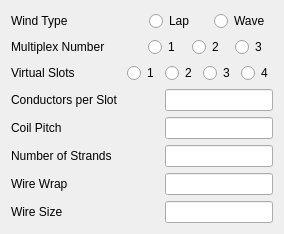
                            <widget class="QWidget" name="tab_12">
                             <attribute name="title">
                              <string>Winding</string>
                             </attribute>
                             <layout class="QVBoxLayout" name="verticalLayout_5">
                              <item>
                               <layout class="QHBoxLayout" name="horizontalLayout_56" stretch="9,4,4">
                                <item>
                                 <widget class="QLabel" name="label_31">
                                  <property name="text">
                                   <string>Wind Type</string>
                                  </property>
                                 </widget>
                                </item>
                                <item>
                                 <widget class="QRadioButton" name="radioButton5">
                                  <property name="text">
                                   <string>Lap</string>
                                  </property>
                                  <attribute name="buttonGroup">
                                   <string notr="true">buttonGroup</string>
                                  </attribute>
                                 </widget>
                                </item>
                                <item>
                                 <widget class="QRadioButton" name="radioButton6">
                                  <property name="sizePolicy">
                                   <sizepolicy hsizetype="Ignored" vsizetype="Fixed">
                                    <horstretch>0</horstretch>
                                    <verstretch>0</verstretch>
                                   </sizepolicy>
                                  </property>
                                  <property name="text">
                                   <string>Wave</string>
                                  </property>
                                  <attribute name="buttonGroup">
                                   <string notr="true">buttonGroup</string>
                                  </attribute>
                                 </widget>
                                </item>
                               </layout>
                              </item>
                              <item>
                               <layout class="QHBoxLayout" name="horizontalLayout_57" stretch="7,2,2,2">
                                <item>
                                 <widget class="QLabel" name="label_29">
                                  <property name="text">
                                   <string>Multiplex Number</string>
                                  </property>
                                 </widget>
                                </item>
                                <item>
                                 <widget class="QRadioButton" name="radioButton7">
                                  <property name="text">
                                   <string>1</string>
                                  </property>
                                  <attribute name="buttonGroup">
                                   <string notr="true">buttonGroup_2</string>
                                  </attribute>
                                 </widget>
                                </item>
                                <item>
                                 <widget class="QRadioButton" name="radioButton8">
                                  <property name="text">
                                   <string>2</string>
                                  </property>
                                  <attribute name="buttonGroup">
                                   <string notr="true">buttonGroup_2</string>
                                  </attribute>
                                 </widget>
                                </item>
                                <item>
                                 <widget class="QRadioButton" name="radioButton9">
                                  <property name="text">
                                   <string>3</string>
                                  </property>
                                  <attribute name="buttonGroup">
                                   <string notr="true">buttonGroup_2</string>
                                  </attribute>
                                 </widget>
                                </item>
                               </layout>
                              </item>
                              <item>
                               <layout class="QHBoxLayout" name="horizontalLayout_58" stretch="5,1,1,1,1">
                                <item>
                                 <widget class="QLabel" name="label_30">
                                  <property name="text">
                                   <string>Virtual Slots</string>
                                  </property>
                                 </widget>
                                </item>
                                <item>
                                 <widget class="QRadioButton" name="radioButton10">
                                  <property name="text">
                                   <string>1</string>
                                  </property>
                                  <attribute name="buttonGroup">
                                   <string notr="true">buttonGroup_3</string>
                                  </attribute>
                                 </widget>
                                </item>
                                <item>
                                 <widget class="QRadioButton" name="radioButton11">
                                  <property name="text">
                                   <string>2</string>
                                  </property>
                                  <attribute name="buttonGroup">
                                   <string notr="true">buttonGroup_3</string>
                                  </attribute>
                                 </widget>
                                </item>
                                <item>
                                 <widget class="QRadioButton" name="radioButton12">
                                  <property name="text">
                                   <string>3</string>
                                  </property>
                                  <attribute name="buttonGroup">
                                   <string notr="true">buttonGroup_3</string>
                                  </attribute>
                                 </widget>
                                </item>
                                <item>
                                 <widget class="QRadioButton" name="radioButton13">
                                  <property name="text">
                                   <string>4</string>
                                  </property>
                                  <attribute name="buttonGroup">
                                   <string notr="true">buttonGroup_3</string>
                                  </attribute>
                                 </widget>
                                </item>
                               </layout>
                              </item>
                              <item>
                               <layout class="QHBoxLayout" name="horizontalLayout_51">
                                <item>
                                 <widget class="QLabel" name="label_33">
                                  <property name="text">
                                   <string>Conductors per Slot</string>
                                  </property>
                                 </widget>
                                </item>
                                <item>
                                 <spacer name="horizontalSpacer_34">
                                  <property name="orientation">
                                   <enum>Qt::Horizontal</enum>
                                  </property>
                                  <property name="sizeHint" stdset="0">
                                   <size>
                                    <width>40</width>
                                    <height>20</height>
                                   </size>
                                  </property>
                                 </spacer>
                                </item>
                                <item>
                                 <widget class="QLineEdit" name="lineEdit28"/>
                                </item>
                               </layout>
                              </item>
                              <item>
                               <layout class="QHBoxLayout" name="horizontalLayout_52">
                                <item>
                                 <widget class="QLabel" name="label_32">
                                  <property name="text">
                                   <string>Coil Pitch                </string>
                                  </property>
                                 </widget>
                                </item>
                                <item>
                                 <spacer name="horizontalSpacer_30">
                                  <property name="orientation">
                                   <enum>Qt::Horizontal</enum>
                                  </property>
                                  <property name="sizeHint" stdset="0">
                                   <size>
                                    <width>40</width>
                                    <height>20</height>
                                   </size>
                                  </property>
                                 </spacer>
                                </item>
                                <item>
                                 <widget class="QLineEdit" name="lineEdit29"/>
                                </item>
                               </layout>
                              </item>
                              <item>
                               <layout class="QHBoxLayout" name="horizontalLayout_53">
                                <item>
                                 <widget class="QLabel" name="label_35">
                                  <property name="text">
                                   <string>Number of Strands  </string>
                                  </property>
                                 </widget>
                                </item>
                                <item>
                                 <spacer name="horizontalSpacer_31">
                                  <property name="orientation">
                                   <enum>Qt::Horizontal</enum>
                                  </property>
                                  <property name="sizeHint" stdset="0">
                                   <size>
                                    <width>40</width>
                                    <height>20</height>
                                   </size>
                                  </property>
                                 </spacer>
                                </item>
                                <item>
                                 <widget class="QLineEdit" name="lineEdit30"/>
                                </item>
                               </layout>
                              </item>
                              <item>
                               <layout class="QHBoxLayout" name="horizontalLayout_54">
                                <item>
                                 <widget class="QLabel" name="label_36">
                                  <property name="text">
                                   <string>Wire Wrap              </string>
                                  </property>
                                 </widget>
                                </item>
                                <item>
                                 <spacer name="horizontalSpacer_32">
                                  <property name="orientation">
                                   <enum>Qt::Horizontal</enum>
                                  </property>
                                  <property name="sizeHint" stdset="0">
                                   <size>
                                    <width>40</width>
                                    <height>20</height>
                                   </size>
                                  </property>
                                 </spacer>
                                </item>
                                <item>
                                 <widget class="QLineEdit" name="lineEdit31"/>
                                </item>
                               </layout>
                              </item>
                              <item>
                               <layout class="QHBoxLayout" name="horizontalLayout_55">
                                <item>
                                 <widget class="QLabel" name="label_34">
                                  <property name="text">
                                   <string>Wire Size                </string>
                                  </property>
                                 </widget>
                                </item>
                                <item>
                                 <spacer name="horizontalSpacer_33">
                                  <property name="orientation">
                                   <enum>Qt::Horizontal</enum>
                                  </property>
                                  <property name="sizeHint" stdset="0">
                                   <size>
                                    <width>40</width>
                                    <height>20</height>
                                   </size>
                                  </property>
                                 </spacer>
                                </item>
                                <item>
                                 <widget class="QLineEdit" name="lineEdit32"/>
                                </item>
                               </layout>
                              </item>
                             </layout>
                            </widget>
